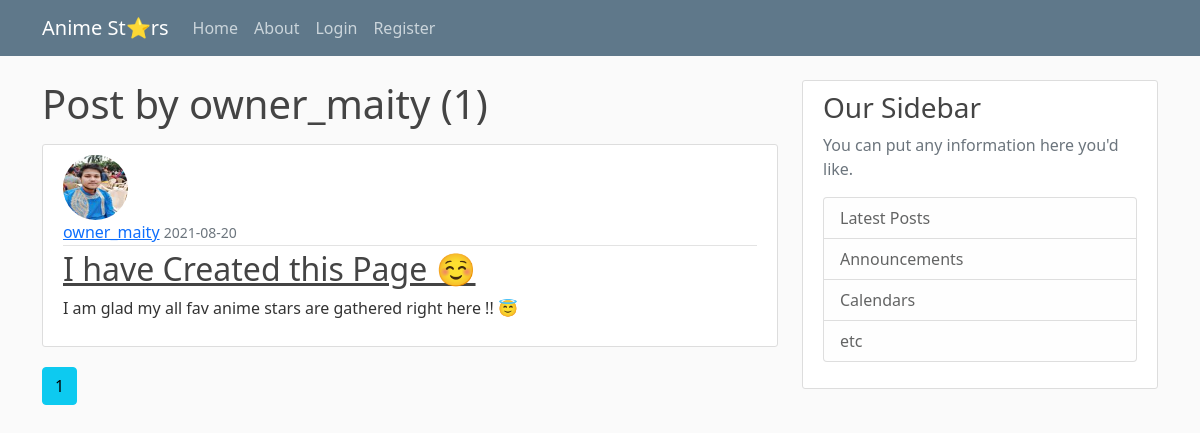
The page /user/owner_maity on the database as committed earlier.
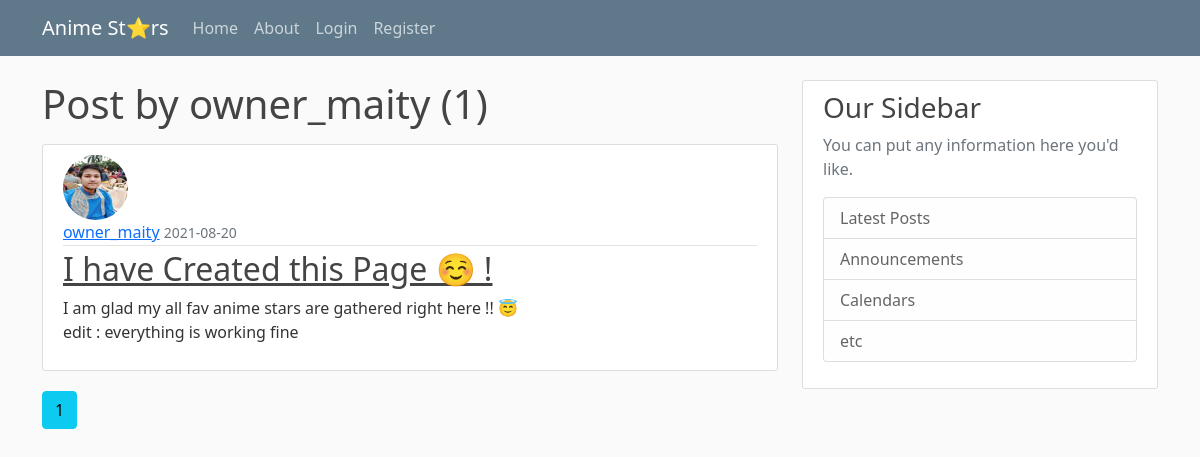
The same page on the database as committed later.
### main/models.py (models this page shows, shortened)
class Post(db.Model):
    id = db.Column(db.Integer, primary_key=True)
    title = db.Column(db.String(100), nullable=False)
    date_posted = db.Column(db.DateTime, nullable=True, default=datetime.utcnow)
    content = db.Column(db.Text, nullable=False)
    user_id = db.Column(db.Integer, db.ForeignKey('user.id'), nullable=False)

class User(db.Model, UserMixin):
    id = db.Column(db.Integer, primary_key=True)
    username = db.Column(db.String(20), unique=True, nullable=False)
    email = db.Column(db.String(120), unique=True, nullable=False)
    image_file = db.Column(db.String(20), nullable=False, default='default.jpg')
    password = db.Column(db.String(60), nullable=False)
    posts = db.relationship('Post', backref='author', lazy=True)

### main/users/routes.py (the view)
@users.route("/user/<string:username>")
def user_post(username):
    page = request.args.get('page', 1, type=int)
    user = User.query.filter_by(username=username).first_or_404()
    posts = Post.query.filter_by(author=user) \
        .order_by(Post.date_posted.desc()) \
        .paginate(page=page, per_page=4)
    return render_template('user_post.html', posts=posts, user=user)

### main/templates/user_post.html
{% extends "layout.html" %}
{% block content %}
    <h1 class="mb-3">Post by {{user.username}} ({{ posts.total }})</h1>
    {% for post in posts.items %}
       <article class="media content-section">
          <img class="rounded-circle article-img" src="{{ url_for('static', filename='profile_pics/' + post.author.image_file) }}">
          <div class="media-body">
            <div class="article-metadata">
              <a class="mr-2" href="{{ url_for('users.user_post', username=post.author.username) }}">{{ post.author.username }}</a>
              <small class="text-muted">{{ post.date_posted.strftime('%Y-%m-%d') }}</small>
            </div>
            <h2><a class="article-title" href="{{ url_for('posts.post', post_id=post.id) }}">{{ post.title }}</a></h2>
            <p class="article-content">{{ post.content }}</p>
          </div>
       </article>
    {% endfor %}
    {% for page_num in posts.iter_pages(left_edge=1, right_edge=1, left_current=1, right_current=2) %}
        {% if page_num %}
          {% if posts.page == page_num %}
             <a class="btn btn-info mb-4" href="{{ url_for('users.user_post', username=user.username, page=page_num) }}">{{ page_num }}</a>
          {% else %}
             <a class="btn btn-outline-info mb-4" href="{{ url_for('users.user_post', username=user.username, page=page_num) }}">{{ page_num }}</a>
          {% endif %}
        {% else %}
            ...
        {% endif %}
    {% endfor %}
{% endblock content %}

Rows that differ between the two databases and show on the page:
changed Post "owner_maity": title "I have Created this Page ☺️" → "I have Created this Page ☺️ !"; content "I am glad my all fav anime stars are gathered right here !! 😇" → "I am glad my all fav anime stars are gathered right here !! 😇 edit : everything is working fine"
